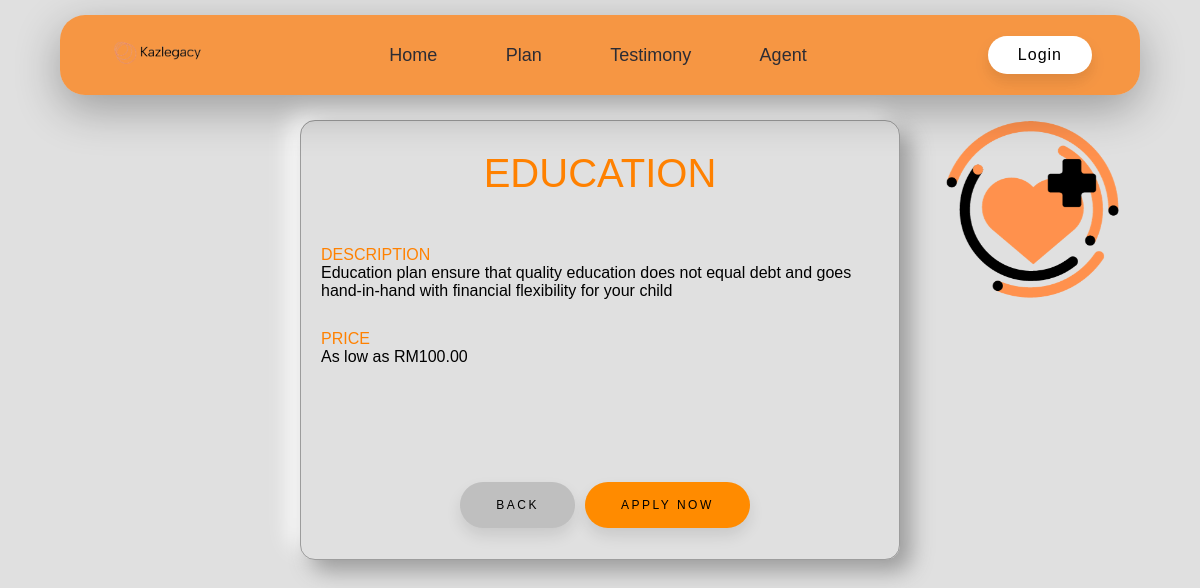
The page /plan_info.php?plan_name=Education on the database its author committed.
### tables this page shows
CREATE TABLE `takafulplan` (
  `plan_name` varchar(255) NOT NULL,
  `plan_description` varchar(255) NOT NULL,
  `plan_price` decimal(65,2) NOT NULL
);

### src/plan_info.php (the view, shortened to what this page needs)
<?php
include "dbConfig.php";
if ($_SERVER['REQUEST_METHOD'] == 'GET') {
	if (isset($_GET['plan_name'])) {
		$plan_name = $_GET['plan_name'];
		$query = "select * from takafulplan where plan_name='$plan_name'";
		$result = mysqli_query($con, $query);
		$row = $result->fetch_assoc();
		$plan_name = $row["plan_name"];
		$plan_description = $row["plan_description"];
		$plan_price = $row["plan_price"];
	}
}
?>
<!DOCTYPE html>
<html>
<head>
	<link rel="stylesheet" href="style.css">
	<link href='https://unpkg.com/boxicons@2.1.4/css/boxicons.min.css' rel='stylesheet'>
</head>
<body>
	<header id="header">
		<a href="index.php" class="FWD"><img src="kazlegacy-logo.png" alt="FWD" width="100" height="30"></a>
		<nav class="navbar">
			<a href="home.php">Home</a>
			<a href="plan.php">Plan</a>
			<a href="testimony.php">Testimony</a>
			<a href="agent.php">Agent</a>
		</nav>
		<div class="login">
			<button class="button">Login</button>
		</div>
	</header>
	<div class="plan-container">
		<p class="plan-title"><?= $plan_name ?></p>
		<p class="plan-info-title">DESCRIPTION</p>
		<p class="plan-info"><?= $plan_description ?></p>
		<p class="plan-info-title">PRICE</p>
		<p class="plan-info">As low as RM<?= $plan_price ?></p>
		<div class="plan-button">
			<a href="plan.php" class="back-button">Back</a>
			<a href="client_login.php" class="apply-button">Apply now</a>
		</div>
	</div>
</body>
</html>

### src/style.css (style rules this page uses)
* { margin: 0; padding: 0; box-sizing: border-box; font-family: sans-serif; text-decoration: none; }
body { background-color: #e0e0e0; }
#header { position: fixed; border-radius: 25px; top: 15px; left: 5%; width: 90%; height: 10%; padding: 2% 4%; background: rgba(255, 119, 0, 0.7); backdrop-filter: blur(10px); display: flex; justify-content: space-between; align-items: center; box-shadow: rgba(0, 0, 0, 0.3) 0px 14px 45px; z-index: 100; transition: top 0.2s; }
.navbar a { color: #2c2c34; font-size: 18px; text-decoration: none; margin: 0 2rem; transition: 0.2s; }
.button { padding: 10px 30px; font-size: 16px; letter-spacing: 1px; border: none; border-radius: 30px; background-color: white; box-shadow: 0px 8px 15px rgba(0, 0, 0, 0.1); transition: all 0.3s ease 0s; }
.plan-container { position: relative; margin-top: 10%; margin-left: 25%; border: 1px solid rgba(0, 0, 0, 0.3); box-shadow: 11px 11px 22px #9b9b9b, -11px -11px 22px #ffffff; border-radius: 15px; height: 440px; padding: 20px; width: 50%; }
.plan-title { text-transform: uppercase; color: rgba(255, 129, 0); text-align: center; font-size: 40px; margin-top: 10px; padding-bottom: 20px; }
.plan-info-title { margin-top: 30px; color: rgba(255, 129, 0); }
.plan-button { display: flex; position: absolute; width: 95%; bottom: 7%; justify-content: center; }
.apply-button { text-decoration: none; margin-top: 10px; padding: 16px 36px; font-size: 12px; text-transform: uppercase; letter-spacing: 2.5px; color: #000; background-color: #ff8b00; border: none; border-radius: 45px; box-shadow: 0px 8px 15px rgba(0, 0, 0, 0.1); transition: all 0.3s ease 0s; }
.login { position: relative; display: inline-block; }
.back-button { text-decoration: none; margin-top: 10px; margin-right: 10px; padding: 1.3em 3em; font-size: 12px; text-transform: uppercase; letter-spacing: 2.5px; font-weight: 500; color: black; background-color: #bfbfbf; border: none; border-radius: 45px; box-shadow: 0px 8px 15px rgba(0, 0, 0, 0.1); transition: all 0.3s ease 0s; }

### src/plan_info.php (style rules this page uses)
body { background-image: url("plan-info-bg.png"); background-size: cover; }

### rows shown on the page
takafulplan: plan_name "EDUCATION", plan_description "Education plan ensure that quality education does not equal debt and goes hand-in-hand with financial flexibility for your child", plan_price "100.00"
